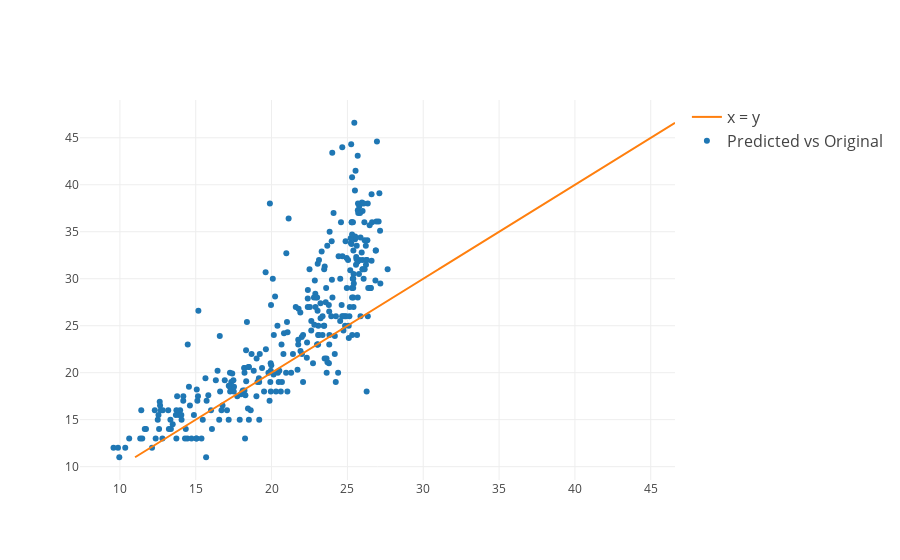

Notebook code for this chart:
### Code cell
trace = go.Scatter(
    x=y_model_4,
    y=df_y_test.mpg,
    mode='markers',
    name = 'Predicted vs Original',
    line=dict(shape='linear')
)
trace1 = go.Scatter(
    x= df_y_test.mpg,
    y= df_y_test.mpg,
    mode='lines',
    name = 'x = y',
    line=dict(shape='linear')
)
data = [trace, trace1]
layout = dict(
    legend=dict(
        traceorder='reversed',
        font=dict(size=16)
    )
)
fig = dict(data=data, layout=layout)
plot.iplot(fig, filename='Scatter plot for Normal Regression')

### Figure 1 — Plotly figure (JSON) as saved in the notebook; plotly's stock layout.template omitted (floating-point values rounded to 4 significant figures; data arrays with more than 128 entries replaced by an {"elided": "..."} marker saying what was removed)
{"data": [{"line": {"shape": "linear"}, "mode": "markers", "name": "Predicted vs Original", "type": "scatter", "x": {"elided": "311 float values"}, "y": {"elided": "311 float values"}}, {"line": {"shape": "linear"}, "mode": "lines", "name": "x = y", "type": "scatter", "x": {"elided": "311 float values"}, "y": {"elided": "311 float values"}}], "layout": {"legend": {"font": {"size": 16}, "traceorder": "reversed"}}}
